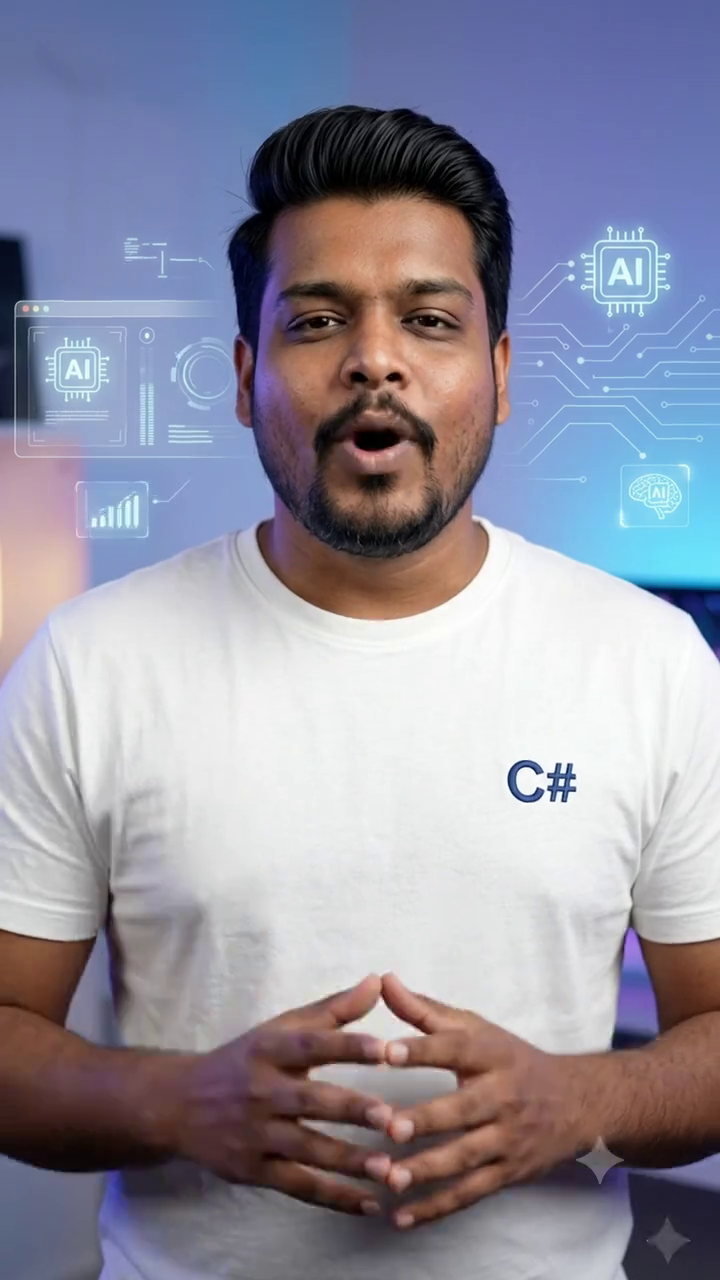
#> input picture frame 12 of assets/video/C_white.mp4, 720 x 1280 px, given in place of study_secret.mp4, which was not available
$ python extract_frames.py
#> lines starting #> are read from the running program, lines starting #| are printed output that depends on the picture; pictures that were not available may be replaced by others from this repository, and a replacement may not be noted
import cv2
import os

video_path = "/Users/vijayakumarjermansraj/Desktop/google_antigravity/yt_simple_tips/scratch/study_secret.mp4"
output_dir = "/Users/vijayakumarjermansraj/.gemini/antigravity-ide/brain/abd58446-2477-4b00-adca-56798e8def07"
os.makedirs(output_dir, exist_ok=True)

cap = cv2.VideoCapture(video_path)
fps = cap.get(cv2.CAP_PROP_FPS)
duration = cap.get(cv2.CAP_PROP_FRAME_COUNT) / fps
print(f"FPS: {fps}, Duration: {duration}s")

# Extract frame at 0.5s, 2s, 5s, 10s, 15s, 20s, 25s, 30s, 35s, 40s
times = [0.5, 2.0, 5.0, 10.0, 15.0, 20.0, 25.0, 30.0, 35.0, 40.0]
for t in times:
    frame_no = int(t * fps)
    cap.set(cv2.CAP_PROP_POS_FRAMES, frame_no)
    ret, frame = cap.read()
    if ret:
        out_name = f"frame_{t:.1f}s.png"
        cv2.imwrite(os.path.join(output_dir, out_name), frame)
        print(f"Saved {out_name}")
#> this loop made 10 passes
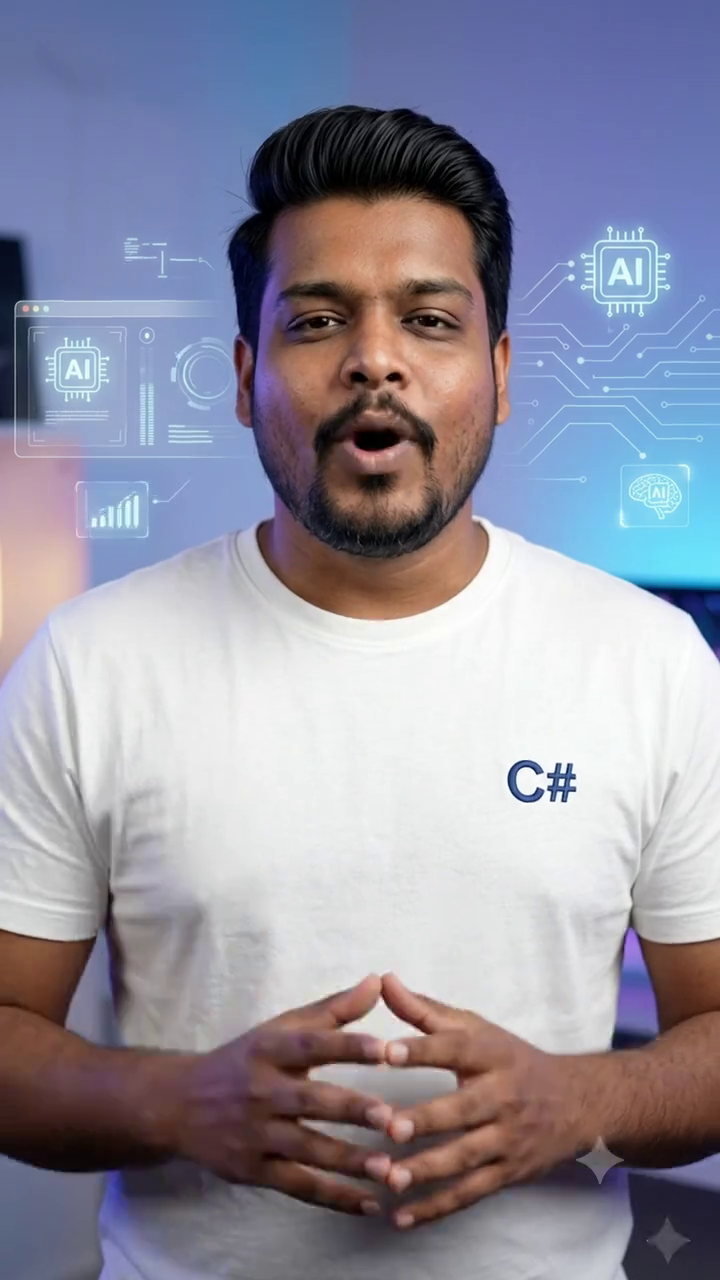
#> input picture frame 12 of assets/video/C_white.mp4, 720 x 1280 px, given in place of study_secret.mp4, which was not available
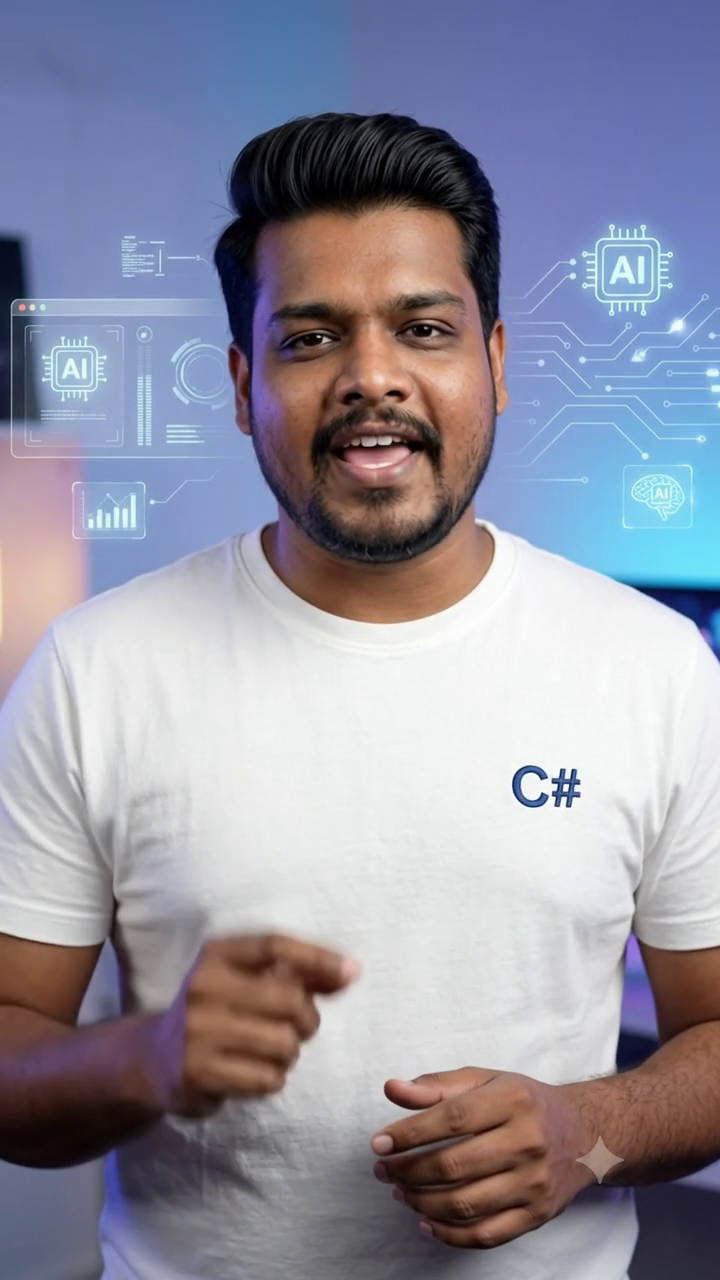
#> input picture frame 48 of assets/video/C_white.mp4, 720 x 1280 px, given in place of study_secret.mp4, which was not available
#> pass 3, `ret, frame = cap.read()`:
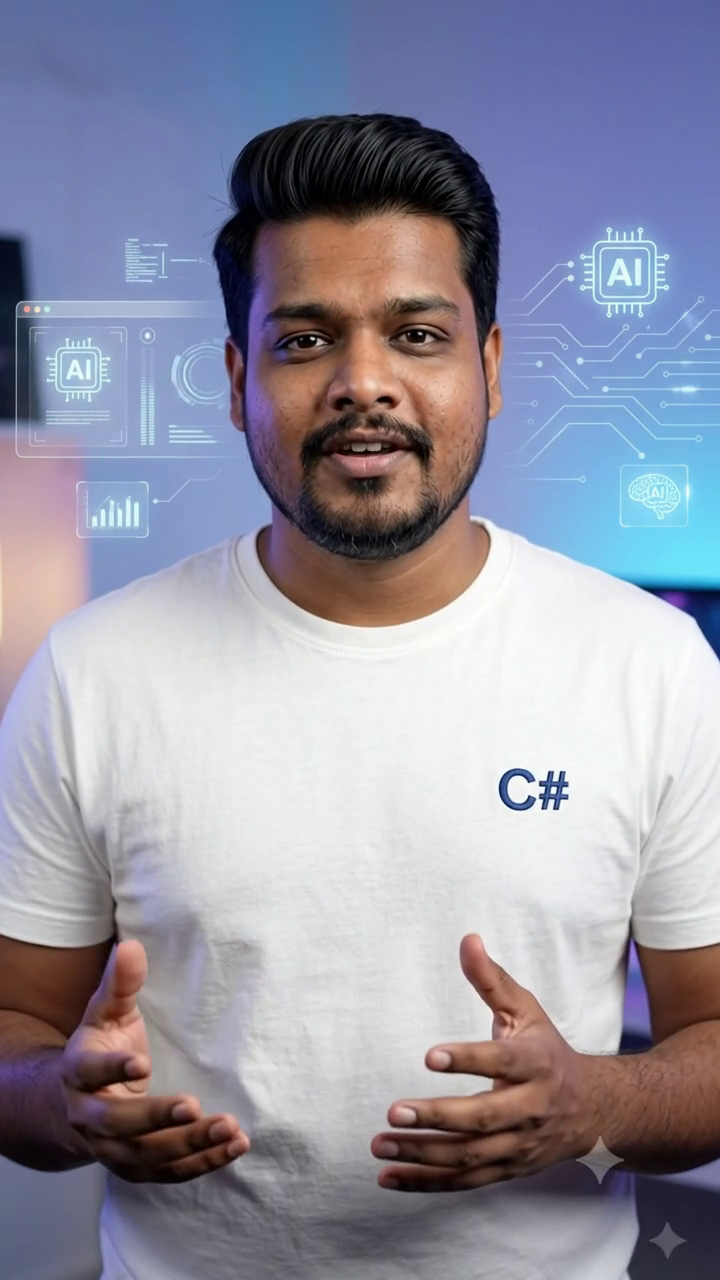
#> frame: shape (1280, 720, 3); mean B, G, R 163.2, 147.3, 147.3
cap.release()

$ run again, starting later in the video
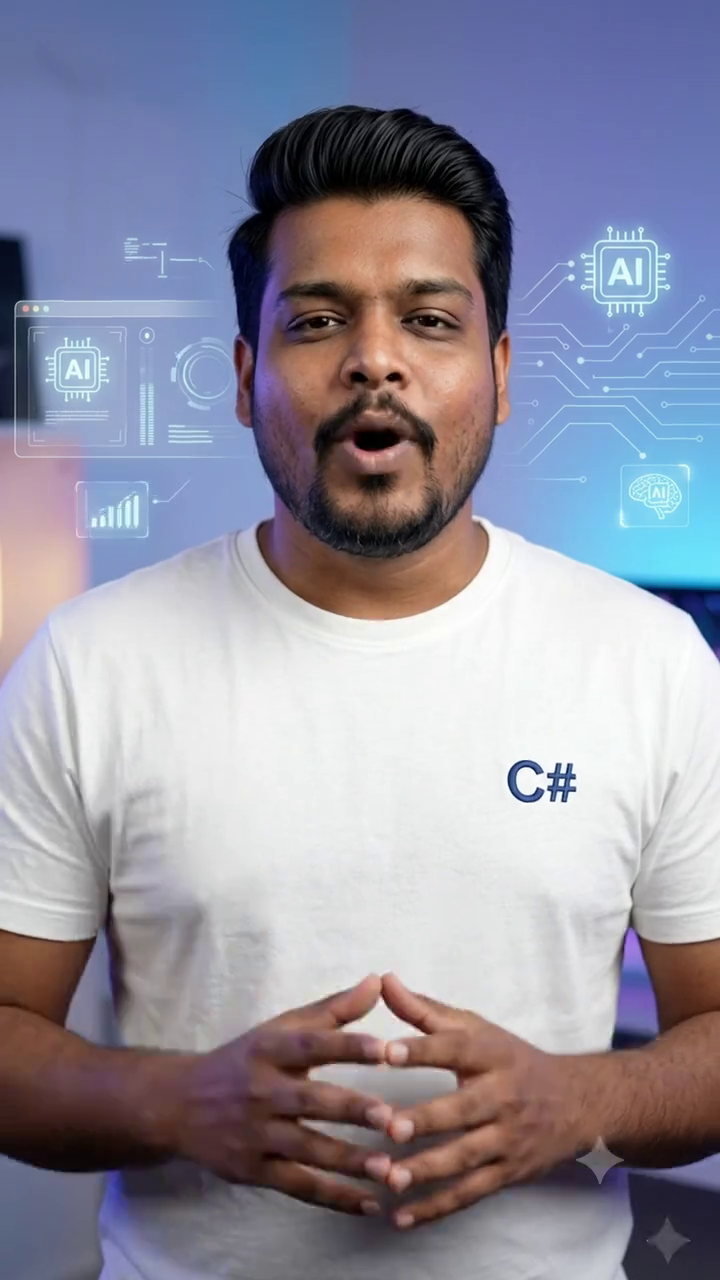
#> input picture frame 12 of assets/video/C_white.mp4, 720 x 1280 px, given in place of study_secret.mp4, which was not available
#> the loop `for t in times:` made 10 passes
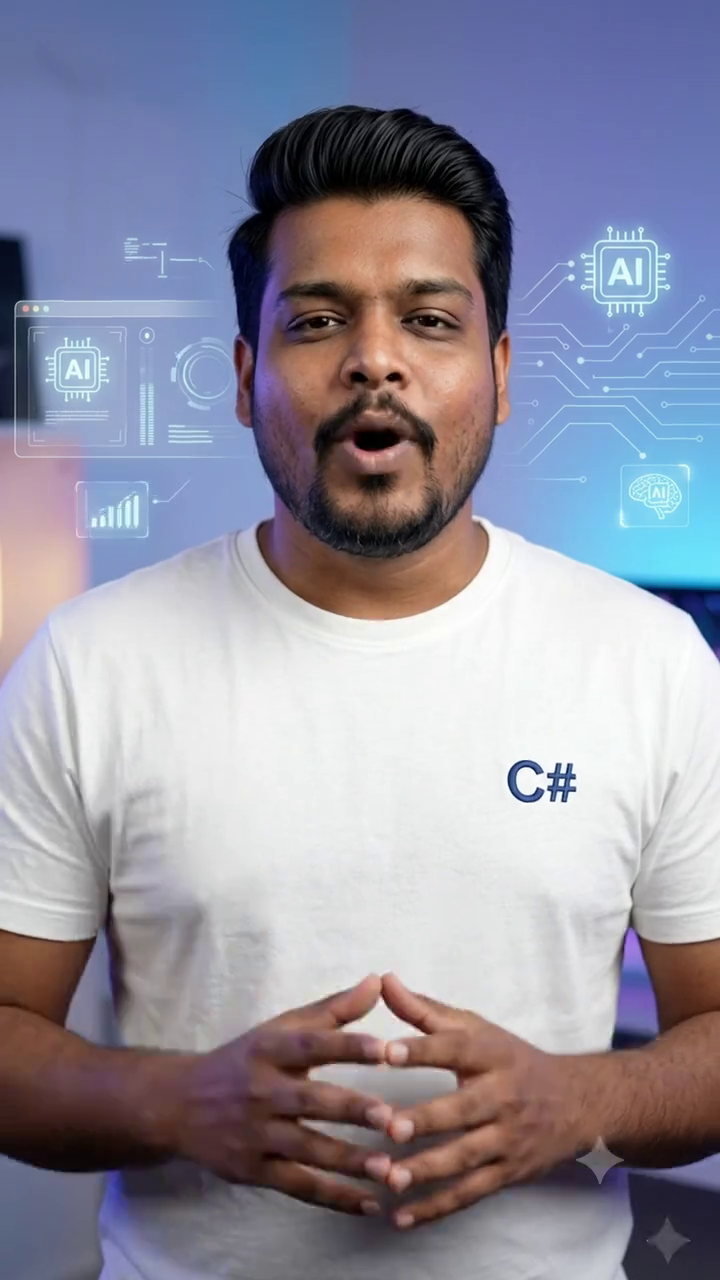
#> input picture frame 12 of assets/video/C_white.mp4, 720 x 1280 px, given in place of study_secret.mp4, which was not available
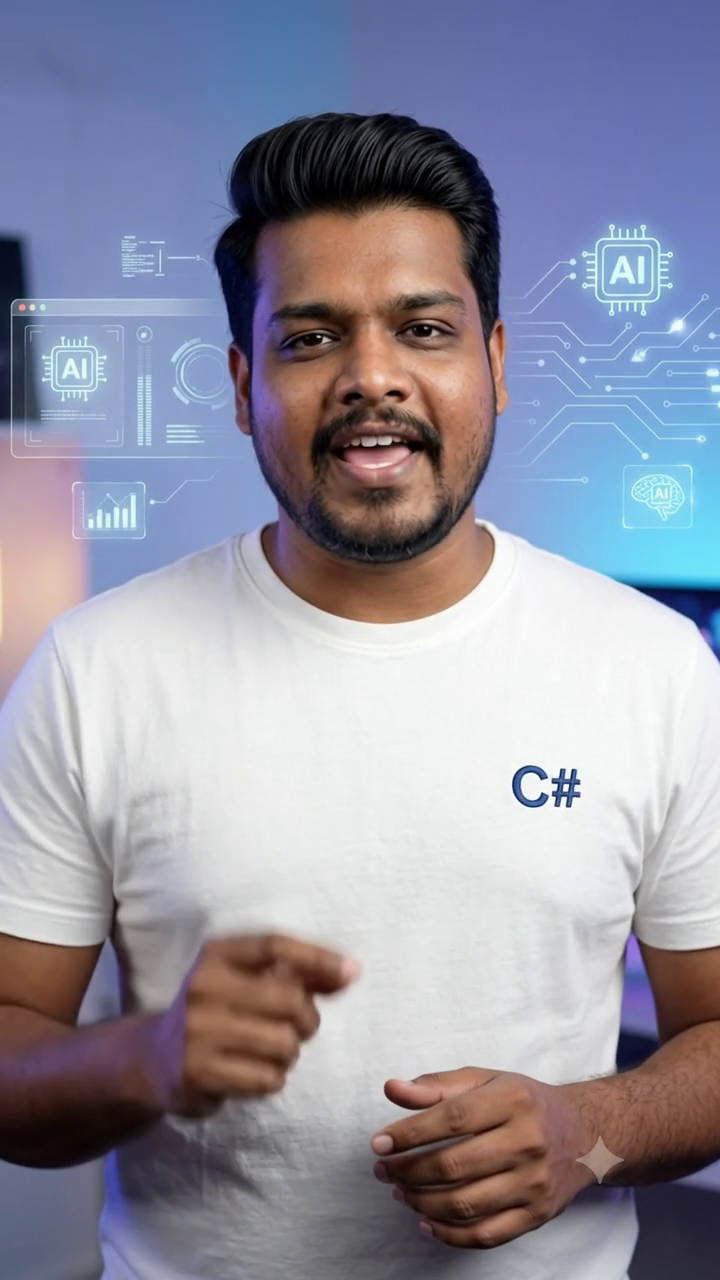
#> input picture frame 48 of assets/video/C_white.mp4, 720 x 1280 px, given in place of study_secret.mp4, which was not available

$ run again, starting later in the video
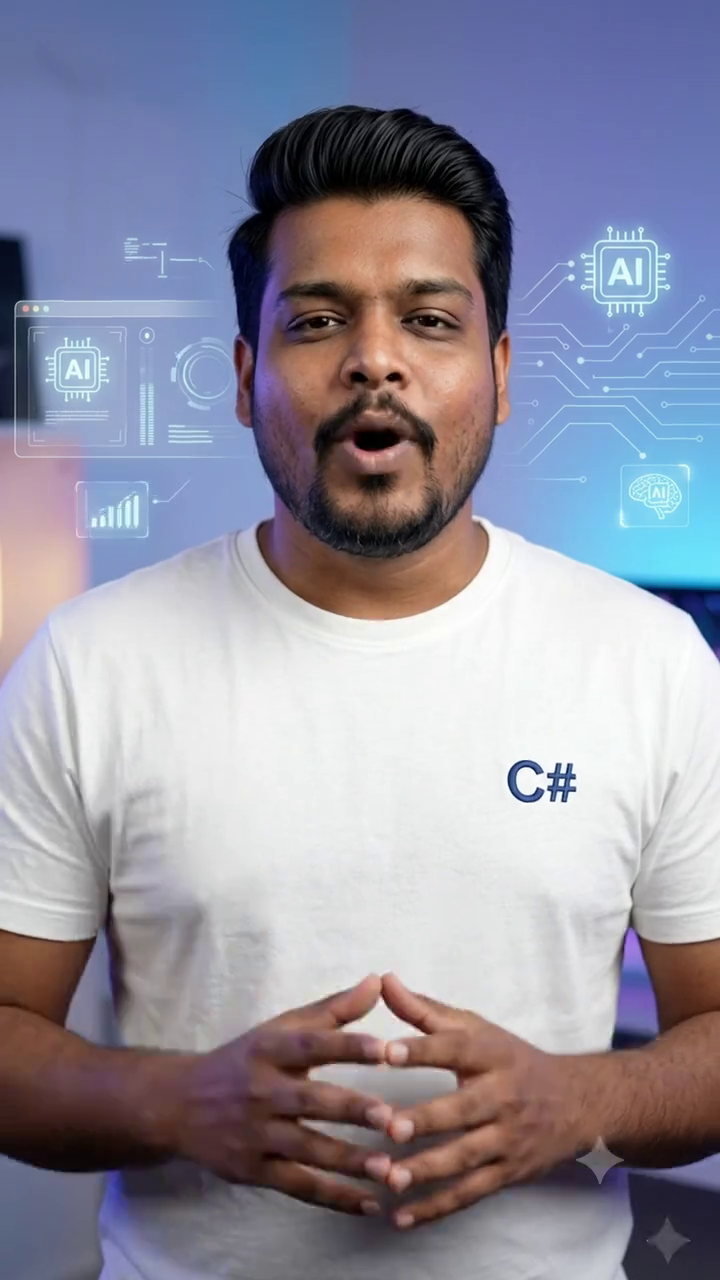
#> input picture frame 12 of assets/video/C_white.mp4, 720 x 1280 px, given in place of study_secret.mp4, which was not available
#> the loop `for t in times:` made 10 passes
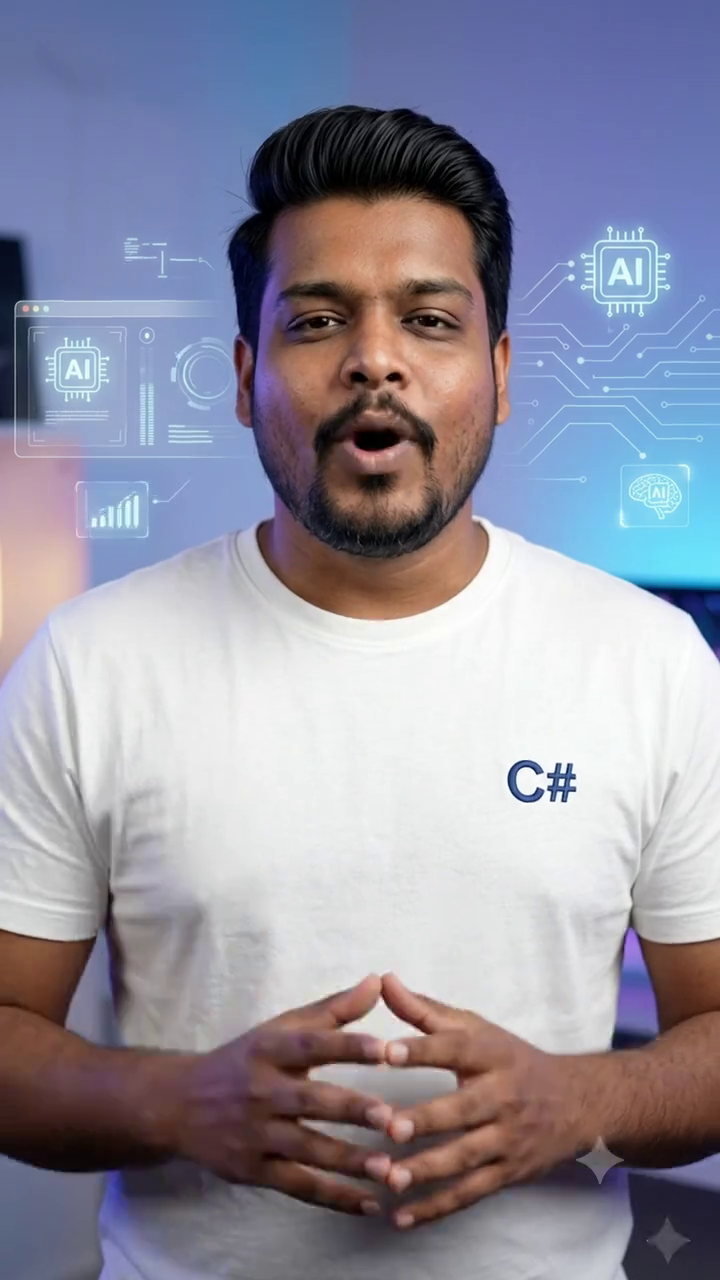
#> input picture frame 12 of assets/video/C_white.mp4, 720 x 1280 px, given in place of study_secret.mp4, which was not available
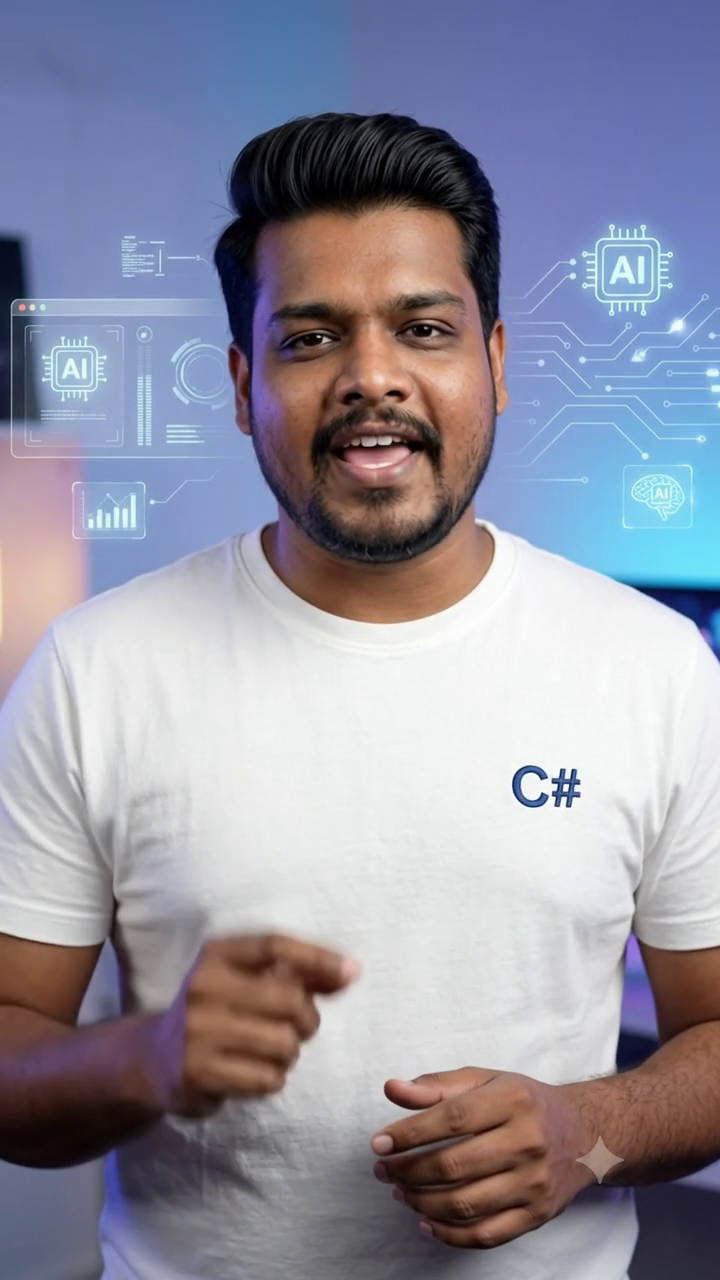
#> input picture frame 48 of assets/video/C_white.mp4, 720 x 1280 px, given in place of study_secret.mp4, which was not available
